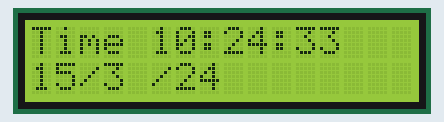
Simulated run of this sketch. Board: Arduino Uno, built with avr-gcc and run on an emulated ATmega328P. Parts: 16×2 character LCD. The local clock reads 2024-03-15 10:24:30 at power-on unless the sketch sets it; what the sketch prints to the serial monitor is not drawn.

Above: at 3.1 s.
At 7.1 s:
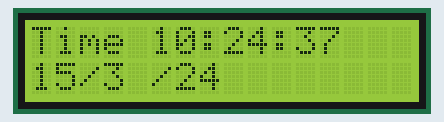
At 11.1 s:
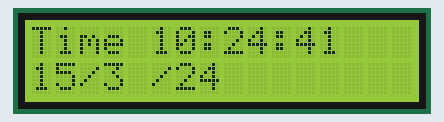
At 20.1 s:
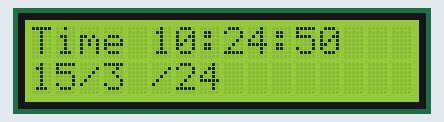
At 29.1 s:
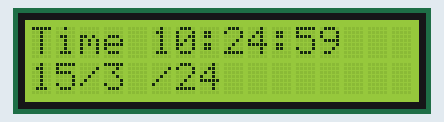
At 38.1 s:
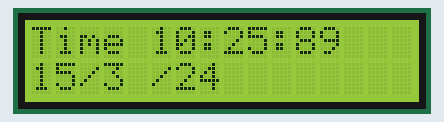

The sketch:

DS1307_Clock_LCD.ino
```cpp
#include "Arduino.h"
#include "uRTCLib.h"
#include <LiquidCrystal_I2C.h>
LiquidCrystal_I2C lcd(0x27, 16, 2);

// uRTCLib rtc;
uRTCLib rtc(0x68);

char daysOfTheWeek[7][12] = {"Sunday", "Monday", "Tuesday", "Wednesday", "Thursday", "Friday", "Saturday"};

unsigned long previousMillis = 0;   // initialize the previous time to 0
const long interval = 1000;         // declare the delay interval

void setup() {
  Serial.begin(9600);
  lcd.init();
  lcd.backlight();
  lcd.clear();
  delay(3000); // wait for console opening

  URTCLIB_WIRE.begin();

  // Comment out below line once you set the date & time.
  // Following line sets the RTC with an explicit date & time
  // for example to set January 13 2022 at 12:56 you would call:
   //rtc.set(0, 28, 14, 6, 31, 3, 23);
  // rtc.set(second, minute, hour, dayOfWeek, dayOfMonth, month, year)
  // set day of week (1=Sunday, 7=Saturday)
}

void loop() {

  unsigned long currentMillis = millis();

if (currentMillis - previousMillis >= interval) {
    previousMillis = currentMillis;
  rtc.refresh();

  lcd.setCursor(0, 0);
  lcd.print("Time ");
  lcd.setCursor(0, 1);
  lcd.print(rtc.day());
  lcd.setCursor(2, 1);
  lcd.print('/');
  lcd.setCursor(3, 1);
  lcd.print(rtc.month());
  lcd.setCursor(5, 1);
  lcd.print('/');
  lcd.setCursor(6, 1);
  lcd.print(rtc.year());

  Serial.print(" (");
 // lcd.setCursor(0, 1);
 // lcd.print(daysOfTheWeek[rtc.dayOfWeek()-1]);
  Serial.print(") ");
  lcd.setCursor(5, 0);
  lcd.print(rtc.hour());
  lcd.setCursor(7, 0);
  lcd.print(':');
  lcd.setCursor(8, 0);
  lcd.print(rtc.minute());
  lcd.setCursor(10, 0);
  lcd.print(':');
  lcd.setCursor(11, 0);
  lcd.print(rtc.second());

  //delay(1000);
}
}
```

Measured:
- what the display in image 0 shows lasts 1.0 s, from 3.1 s to 4.1 s
